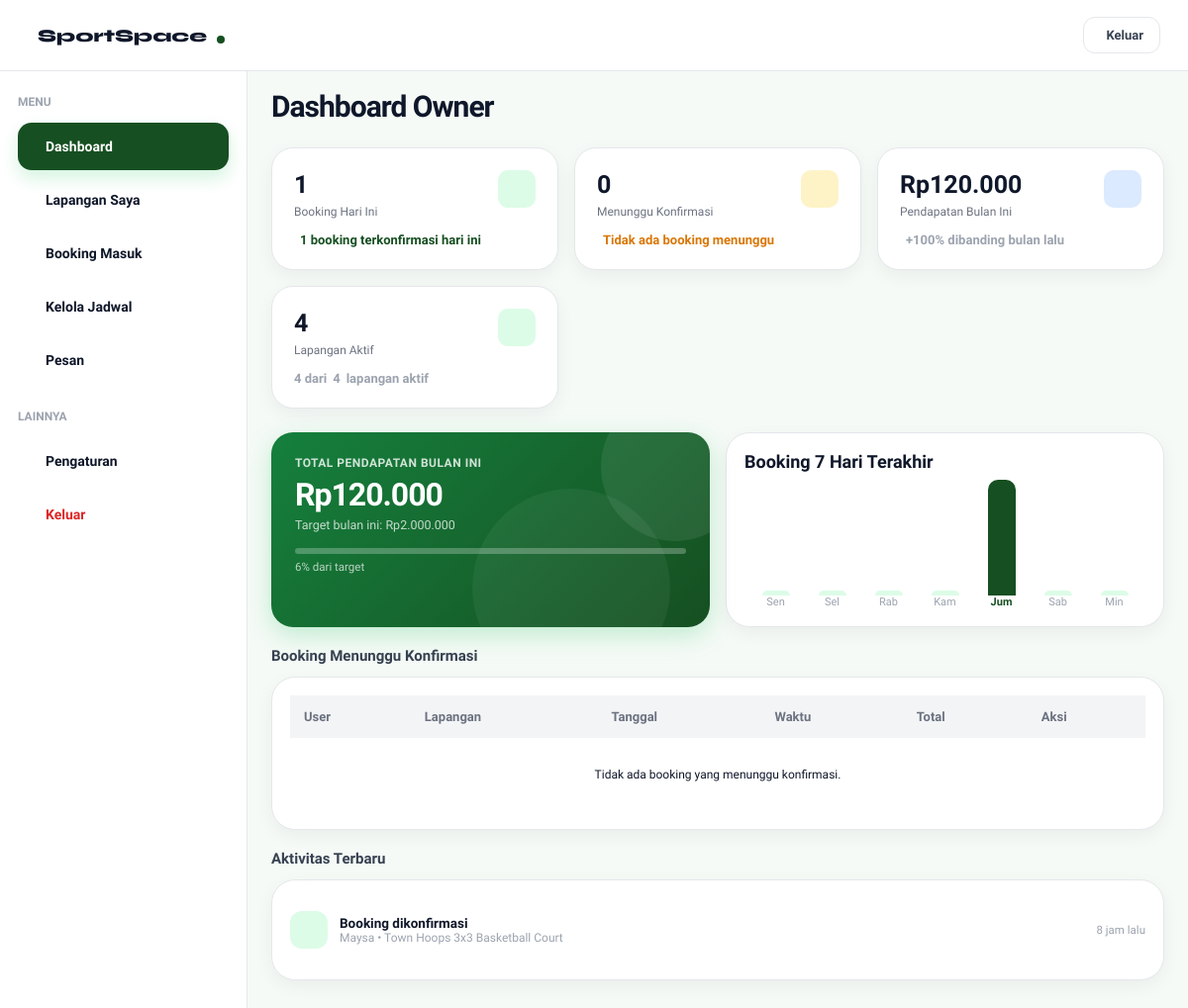
The app's page /dashboard-owner.php (signed in) with its own data.
### tables this page shows
CREATE TABLE `booking` (
  `booking_id` int(11) NOT NULL,
  `user_id` int(11) NOT NULL,
  `field_id` int(11) NOT NULL,
  `tanggal` date NOT NULL,
  `jam_mulai` time NOT NULL,
  `jam_selesai` time NOT NULL,
  `status` enum('tertunda','terkonfirmasi','ditolak','dibatalkan','selesai') NOT NULL DEFAULT 'tertunda',
  `created_at` timestamp NOT NULL DEFAULT current_timestamp(),
  `booking_code` varchar(20) DEFAULT NULL,
  `metode_pembayaran` varchar(30) DEFAULT NULL,
  `bank` varchar(30) DEFAULT NULL,
  `total` decimal(12,2) NOT NULL
);

CREATE TABLE `users` (
  `user_id` int(11) NOT NULL,
  `nama` varchar(50) NOT NULL,
  `email` varchar(100) NOT NULL,
  `telepon` varchar(15) NOT NULL,
  `password` varchar(255) NOT NULL,
  `role` enum('user','admin','owner') NOT NULL DEFAULT 'user',
  `aktif` enum('aktif','nonaktif') NOT NULL DEFAULT 'aktif',
  `created_at` timestamp NOT NULL DEFAULT current_timestamp()
);

CREATE TABLE `fields` (
  `field_id` int(11) NOT NULL,
  `owner_id` int(11) DEFAULT NULL,
  `nama_lapangan` varchar(100) NOT NULL,
  `jenis` varchar(50) NOT NULL,
  `harga` decimal(10,2) NOT NULL,
  `status` enum('tersedia','penuh') NOT NULL DEFAULT 'tersedia',
  `lokasi` varchar(255) DEFAULT NULL,
  `gambar` varchar(255) DEFAULT NULL,
  `deskripsi` text DEFAULT NULL,
  `owner_name` varchar(100) DEFAULT NULL,
  `owner_phone` varchar(20) DEFAULT NULL,
  `owner_address` varchar(255) DEFAULT NULL,
  `jam_operasional` varchar(50) DEFAULT NULL,
  `kapasitas` int(11) DEFAULT NULL,
  `jenis_lantai` varchar(50) DEFAULT NULL,
  `fasilitas` text DEFAULT NULL,
  `maps_link` text DEFAULT NULL,
  `google_maps_url` text DEFAULT NULL,
  `verifikasi` enum('pending','diterima','ditolak') NOT NULL DEFAULT 'pending',
  `durasi_slot` int(11) NOT NULL DEFAULT 1,
  `hari_libur` text DEFAULT NULL,
  `aktif` enum('aktif','nonaktif') NOT NULL
);

### dashboard-owner.php (the view, shortened to what the rows shown need)
<?php
include "get-jadwal-info.php";
include "get-owner-activity.php";
include "helper-time.php";
?>
<!DOCTYPE html>
<html lang="id">
<head>
  <link rel="stylesheet" href="owner.css">
  <link rel="stylesheet" href="https://cdn.jsdelivr.net/npm/@tabler/icons-webfont@3.31.0/dist/tabler-icons.min.css">
</head>
<body>
  <div class="dashboard-layout">
    <main class="dashboard-content">
      <div id="section-dashboard" style="display:none;">
        <h1 class="page-title">Dashboard Owner</h1>
        <h2 class="section-h2">
          Booking Menunggu Konfirmasi
        </h2>
        <div class="card">
          <div class="overflow-x-auto">
            <table class="table">
              <thead>
                <tr>
                  <th>User</th>
                  <th>Lapangan</th>
                  <th>Tanggal</th>
                  <th>Waktu</th>
                  <th>Total</th>
                  <th>Aksi</th>
                </tr>
              </thead>
            </table>
          </div>
        </div>
        <h2 class="section-h2"><i class="ti ti-activity icon-green"></i> Aktivitas Terbaru</h2>
        <div class="card">
          <div class="card-body">
            <?php if (mysqli_num_rows($queryActivity) > 0) { ?>
              <?php while ($row = mysqli_fetch_assoc($queryActivity)) { ?>
                <?php
                if ($row['status'] == "tertunda") {
                  $icon = "ti-clock";
                  $class = "act-icon-amber";
                  $judul = "Booking baru dari " . $row['nama'];
                } elseif ($row['status'] == "terkonfirmasi") {
                  $class = "act-icon-green";
                  $judul = "Booking dikonfirmasi";
                } elseif ($row['status'] == "dibatalkan") {
                  $icon = "ti-circle-x";
                  $class = "act-icon-red";
                  $judul = "Booking dibatalkan";
                } elseif ($row['status'] == "selesai") {
                  $icon = "ti-info-circle";
                  $class = "act-icon-blue";
                  $judul = "Booking selesai";
                } else {
                  $icon = "ti-info-circle";
                  $class = "act-icon-blue";
                  $judul = "Aktivitas";
                }
                ?>
                <div class="activity-item">
                  <div class="activity-icon <?= $class ?>">
                  </div>
                  <div class="act-body">
                    <div class="act-title">
                      <?= $judul ?>
                    </div>
                    <div class="act-sub">
                      <?= $row['nama']; ?>
                      •
                      <?= $row['nama_lapangan']; ?>
                    </div>
                  </div>
                  <div class="act-time">
                    <?= waktuLalu($row['created_at']); ?>
                  </div>
                </div>
              <?php } ?>
            <?php } ?>
          </div>
        </div>
      </div>
    </main>
  </div>
</body>
</html>

### records on screen
booking: status "Booking dikonfirmasi", user.nama "Maysa", field.nama_lapangan "Town Hoops 3x3 Basketball Court", created_at "8 jam lalu"

### other values on screen
$bookingHariIni['total'] "1"
$pending['total'] "0"
$pendapatan['total'] "120.000"
$persentasePendapatan "100"
$lapanganAktif['total'] "4"
$totalLapangan['total'] "4"
$targetPendapatan "2.000.000"
$persenTarget "6"
$label "Sen"
$label "Sel"
$label "Rab"
$label "Kam"
$label "Jum"
$label "Sab"
$label "Min"
